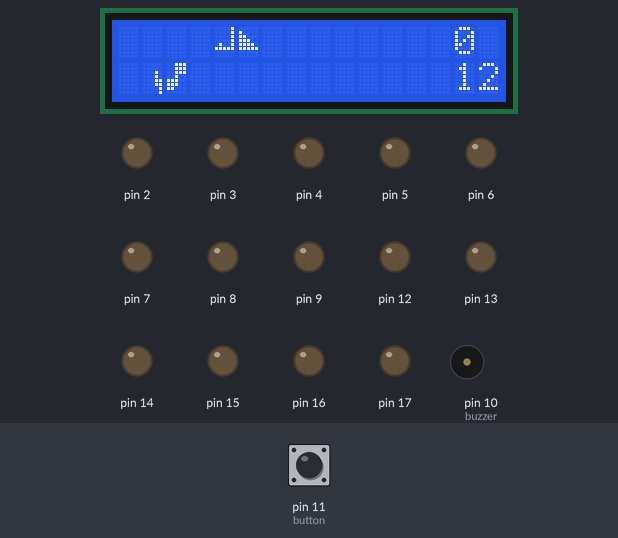
The sketch below on a simulated Arduino Uno, built with avr-gcc and run on an emulated ATmega328P. On the bench: 16×2 character LCD, output pins drawn as LEDs (lit = HIGH), buzzer (waves = sounding). Inputs (shaded band) come from the test bench; at power-on: pin 11 (button) LOW. Random numbers use the default seed unless the sketch sets one.

Above: at 1.3 s.
1.4 s: pin 11 (button) pulled HIGH for 0.3 s
At 3.2 s:
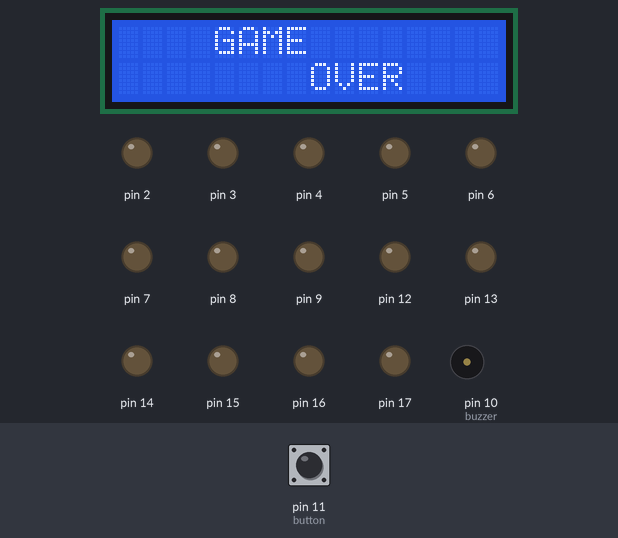
3.4 s: pin 11 (button) pulled HIGH for 3.2 s
At 6.28 s:
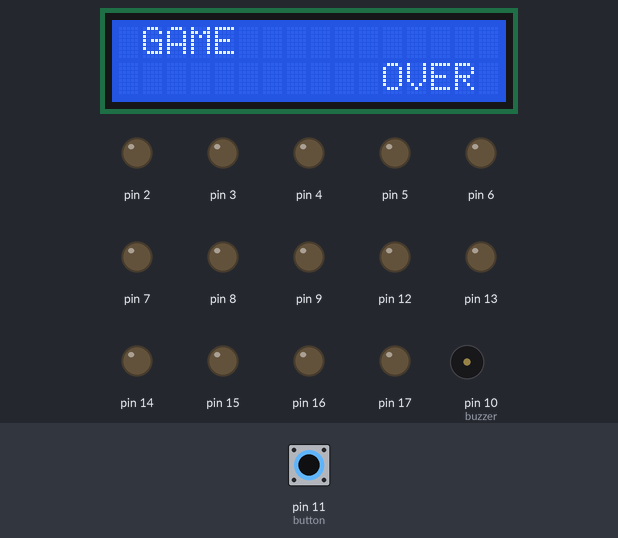
9.6 s: pin 11 (button) pulled HIGH for 1 s
At 10.03 s:
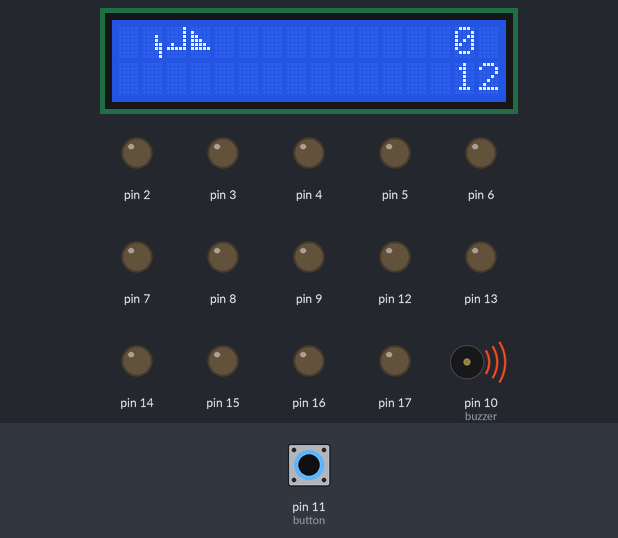
13.6 s: pin 11 (button) pulled HIGH for 0.3 s
At 13.92 s:
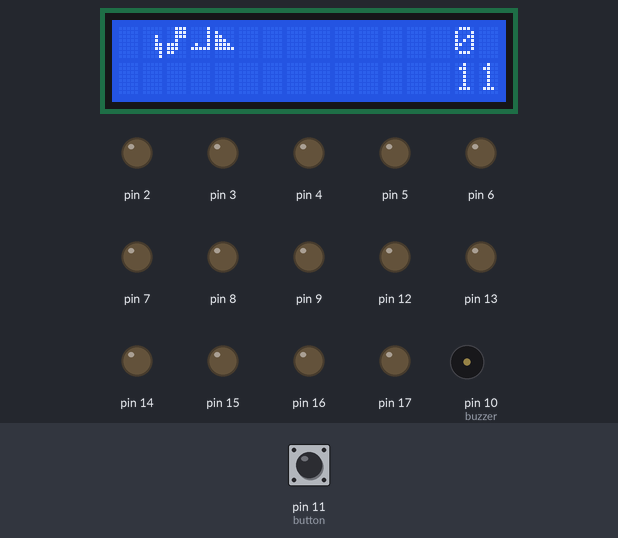
15.9 s: pin 11 (button) pulled HIGH for 3.2 s
At 18.64 s:
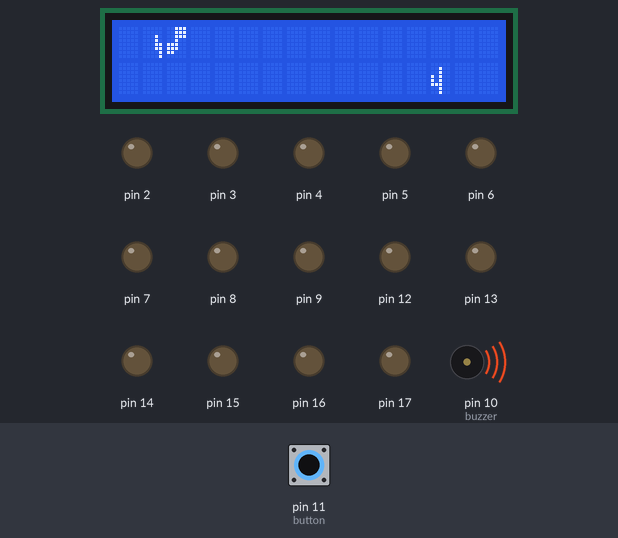
23.6 s: pin 11 (button) pulled HIGH for 0.3 s
At 24.15 s:
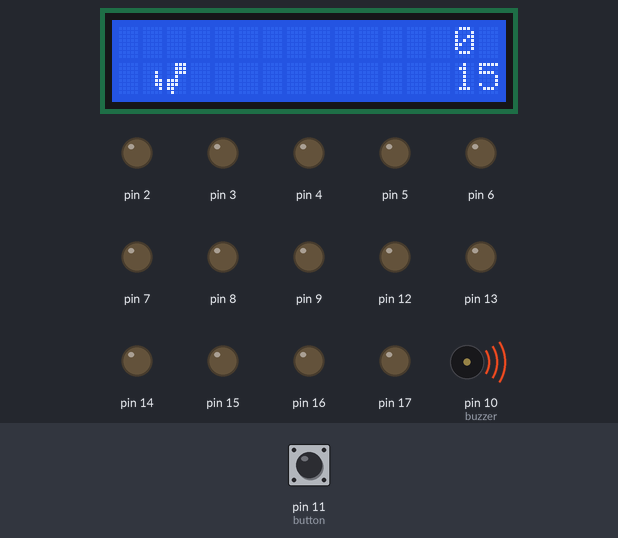
Timing chart, 0 to 42.3 s (numbered marks = the images above; inputs shaded):
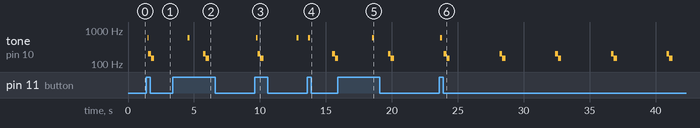

Measured:
- after the input at 1.4 s, tone on pin 10 (buzzer): silent → 600 Hz after 0.08 s, → 200 Hz 0.07 s later, → 150 Hz 0.20 s later, → silent 0.25 s later
- what the display in image 3 shows lasts 0.4 s, from 9.8 s to 10.2 s

The sketch:

dino.ino
```cpp
#include <LiquidCrystal_I2C.h>  //  Library used to work with

LiquidCrystal_I2C lcd(0x27, 16, 2); //  Initializing the

//  Defining special characters to represent game
byte DINO_STOP_PART_1[8] = {B00000, B00000, B00010, B00010, B00011, B00011, B00001, B00001};
byte DINO_STOP_PART_2[8] = {B00111, B00111, B00111, B00100, B11100, B11100, B11000, B01000};
byte DINO_RIGHT_FOOT_PART_1[8] = {B00000, B00000, B00010, B00010, B00011, B00011, B00001, B00001};
byte DINO_RIGHT_FOOT_PART_2[8] = {B00111, B00111, B00111, B00100, B11100, B11100, B11000, B00000};
byte DINO_LEFT_PART_1[8] = {B00000, B00000, B00010, B00010, B00011, B00011, B00001, B00000};
byte DINO_LEFT_PART_2[8] = {B00111, B00111, B00111, B00100, B11100, B11100, B11000, B01000};
byte TWO_BRANCHES_PART_1[8] = {B00000, B00100, B00100, B10100, B10100, B11100, B00100, B00100};
byte TWO_BRANCHES_PART_2[8] = {B00100, B00101, B00101, B10101, B11111, B00100, B00100, B00100};
byte BIRD_WINGS_PART_1[8] = {B00001, B00001, B00001, B00001, B01001, B11111, B00000, B00000};
byte BIRD_WINGS_PART_2[8] = {B00000, B10000, B11000, B11100, B11110, B11111, B00000, B00000};


int dino_col_1 = 1; //  Column of the first character of
int dino_col_2 = 2; //  Column of the second character of
int dino_row = 1;   //  Row on which dino is
unsigned long clock1 = 0;   //  Helper timer to make dino's legs
int flag = 1;               //  Used to represent the position of dino's
int row_branch = 0;         //
int col_branch = 13;
int period_2 = 150; //  time interval for moving
unsigned long clock2 = 0;
int a = 0;
int b = 1;
int c = 2;
int d = 0;
unsigned long clock3 = 0;
unsigned long clock5 = 0;
int period_3 = 100;
int period_5 = 600;
int points = 0;
int points_2 = 0;
int randomnum = 0;
int birdcol = 13;
int e = 0;
int birdrow = 1;
int currsignal = 0;
int oldsignal = 0;
int f = 13;
int acceleration = 1;
unsigned long clock4 = 0;
int period_4 = 800;
int button = 11; //   Pushbutton pin - for making the Dinosaur jump
int buzzer = 10; //   Passive Buzzer pin - for sound effects
int cd = 0;


void setup() {
  for (int i = 2; i <= 17; i++)  pinMode(i, OUTPUT);

  pinMode(button, INPUT);

  pinMode(buzzer, OUTPUT);


  //  generating characters
  lcd.init();
  lcd.backlight();
  lcd.createChar(0, DINO_STOP_PART_1);
  lcd.createChar(1, DINO_STOP_PART_2);
  lcd.createChar(2, DINO_RIGHT_FOOT_PART_1);
  lcd.createChar(3, DINO_RIGHT_FOOT_PART_2);
  lcd.createChar(4, DINO_LEFT_PART_1);
  lcd.createChar(5, DINO_LEFT_PART_2);
  lcd.createChar(6, TWO_BRANCHES_PART_1);
  lcd.createChar(7, TWO_BRANCHES_PART_2);
}
void loop() {

  //  tracking a long jump
  if (millis() > clock5 + period_5 && currsignal == 1) {
    lcd.setCursor(1, 0);
    lcd.print("  ");
    clock5 = millis();
    oldsignal = currsignal;
    currsignal = 0;
    cd = 1;
  }

  //  feet animation flags
  if (millis() > clock1 + period_2) {
    clock1 = millis();
    if (flag == 1) {
      flag = 2;
    }
    else if (flag == 2) {
      flag = 1;

    }


  }

  //  update of branches and game acceleration
  if (millis() > clock2 + period_2) {
    clock2 = millis();

    col_branch = col_branch - 1;
    if (col_branch < 0) {
      col_branch = 13;
      period_2 = period_2 - acceleration;
      randomnum = random(0, 3);
    }

    f = col_branch + 1;
    lcd.setCursor(f, 1);
    lcd.print(" ");

    f = col_branch + 1;
    lcd.setCursor(f, 0);
    lcd.print(" ");


    lcd.setCursor(0, 1);
    lcd.print(" ");

    lcd.setCursor(0, 0);
    lcd.print(" ");

    a = 1;
  }

  //  drawing feet animation
  if (d == 0) {
    if (flag == 1) {
      lcd.setCursor(dino_col_1, dino_row);
      lcd.write(byte(2));
      lcd.setCursor(dino_col_2, dino_row);
      lcd.write(byte(3));
    }
    if (flag == 2) {
      lcd.setCursor(dino_col_1, dino_row);
      lcd.write(byte(4));
      lcd.setCursor(dino_col_2, dino_row);
      lcd.write(byte(5));
    }
  }

 //   Placing obstacles randomly
  if (a == 1) {

    if (randomnum == 1) {
      row_branch = 1;
      lcd.createChar(6, TWO_BRANCHES_PART_1);
      lcd.setCursor(col_branch, row_branch);
      lcd.write(byte(6));

    }
    else if (randomnum == 2) {
      row_branch = 1;
      lcd.createChar(7, TWO_BRANCHES_PART_2);
      lcd.setCursor(col_branch, row_branch);
      lcd.write(byte(7));

    }
    else {

      birdcol = col_branch;
      birdcol = birdcol - 1;
      row_branch = 0;
      lcd.createChar(6, BIRD_WINGS_PART_1);
      lcd.setCursor(birdcol, row_branch);
      lcd.write(byte(6));

      lcd.createChar(7, BIRD_WINGS_PART_2);
      lcd.setCursor(col_branch, row_branch);
      lcd.write(byte(7));

    }

    a = 0;
  }


  //  Game over if collision
  if (currsignal == 1 && (col_branch == 1 || col_branch == 2 || birdcol == 1 || birdcol == 2) && row_branch == 0 ) {
    int note[] = {200, 150};
    for (int i = 0; i < 2; i++) {
      tone(buzzer, note[i], 250);
      delay(200);
    }

    for (int i = 0; i < 5; i++) {
      lcd.clear();
      lcd.setCursor(i, 0);
      lcd.print("GAME");
      lcd.setCursor(12 - i, 1);
      lcd.print("OVER");
      delay(100);
    }
    delay(2000);
    lcd.clear();
    col_branch = 15;
    period_2 = 100;
    points = 0;
    points_2 = 0;
    period_2 = 100;

  }

 //   Additional game over conditions
  if ((col_branch == b || col_branch == c) && row_branch == 1) {
    int note[] = {200, 150};
    for (int i = 0; i < 2; i++) {
      tone(buzzer, note[i], 250);
      delay(200);
    }

    for (int i = 0; i < 5; i++) {
      lcd.clear();
      lcd.setCursor(i, 0);
      lcd.print("GAME");
      lcd.setCursor(12 - i, 1);
      lcd.print("OVER");
      delay(100);
    }

    delay(2000);
    lcd.clear();
    col_branch = 15;
    period_2 = 100;
    points = 0;
    points = 2;
    period_2 = 100;
  }

  //    Jump logic
  if (currsignal == 1 && cd == 0) {

    b = 50;
    c = 50;

    if (d == 0) {
      lcd.setCursor(0, 1);
      lcd.print("    ");
    }
    d = 1;

    lcd.setCursor(dino_col_1, 0);
    lcd.write(byte(2));
    lcd.setCursor(dino_col_2, 0);
    lcd.write(byte(3));

    //    Sound signal
    if (millis() > clock4 + period_4) {
      clock4 = millis();

      int note[] = {600};
      for (int i = 0; i < 1; i++) {
        tone(buzzer, note[i], 150);
        delay(20);
      }
    }
  }
  else {
    b = 1;
    c = 2;
    d = 0;
  }

  //  score incrementer
  if (millis() > clock3 + period_3) {
    clock3 = millis();
    lcd.setCursor(14, 1);
    lcd.print(points);

    points = points + 1;

    //  hundreds incrementer
    if (points == 100) {
      int note[] = {800, 900};
      points = 0;
      points_2 = points_2 + 1;
      for (int i = 0; i < 2; i++) {
        tone(buzzer, note[i], 150);
        delay(150);
        if (points_2 == 100) {
          points_2 = 0;
        }

      }

    }


    lcd.setCursor(14, 1);
    lcd.print(points);
    lcd.setCursor(14, 0);
    lcd.print(points_2);

    //  Reading the state of the button
    currsignal = digitalRead(button);
    if (currsignal != oldsignal)
    {
      cd = 0;
      if (currsignal == 1) {
        clock5 = millis();
      }
      //  clearing the display if the state changes
      lcd.setCursor(1, 0);
      lcd.print("  ");
    }
    oldsignal = currsignal;
  }
}
```
